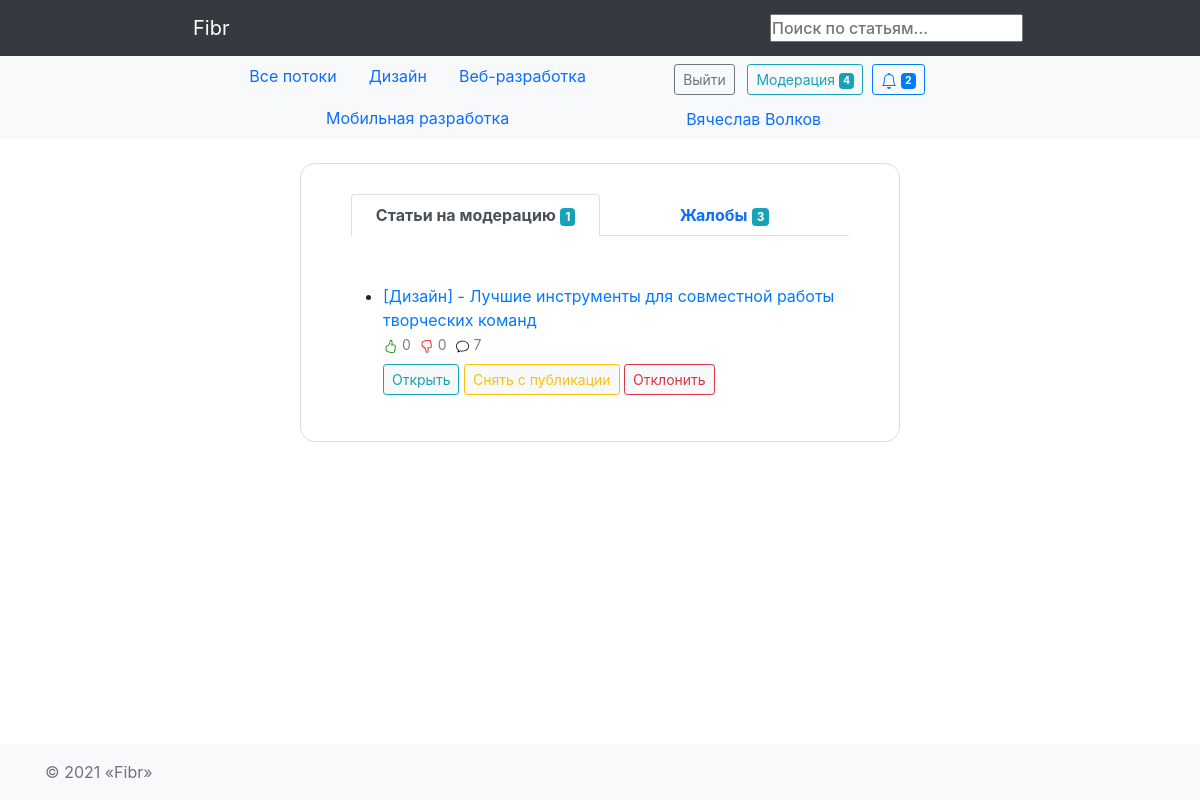
/auth/moderation/ (signed in), run on the app's committed database.
### hub/models.py (models this page shows)
class Topic(models.Model):
    name = models.CharField(max_length=64)
    short_description = models.TextField(blank=True)
    class Meta:
        verbose_name = 'Тематика'
        verbose_name_plural = 'Тематики'
    def __str__(self):
        return self.name

### authapp/models.py (models this page shows, shortened)
class User(AbstractUser):
    image = models.ImageField(upload_to='users_avatars', blank=True, default='users_avatars/default.jpg')
    birthday = models.DateField(blank=True, null=True)
    is_moderator = models.BooleanField(default=False)
    is_blocked = models.BooleanField(default=False)
    blocked_time = models.DateTimeField(default=timezone.now)
    def __str__(self):
        return self.username
    def is_not_blocked(self):
        if self.is_blocked and self.blocked_time < timezone.now():
            self.is_blocked = False
            self.save()
            self.notification.create(user=self, type_of='Аккаунт разблокирован!').save()
        return not self.is_blocked

### article/models.py (models this page shows, shortened)
class Article(models.Model):
    user = models.ForeignKey(User, on_delete=models.CASCADE)
    topic = models.ForeignKey(Topic, on_delete=models.CASCADE, verbose_name='Раздел')
    title = models.CharField(max_length=64, unique=True, verbose_name='Название')
    content = models.TextField(blank=True, verbose_name='Статья')
    image = models.ImageField(upload_to='article_images', blank=True, verbose_name='Фото')
    is_active = models.BooleanField(default=True, verbose_name='Активна', db_index=True)
    is_published = models.BooleanField(default=False, verbose_name='Опубликовать', db_index=True)
    is_moderated = models.BooleanField(default=False, verbose_name='На модерацию', db_index=True)
    created_at = models.DateTimeField(auto_now_add=True)
    updated_at = models.DateTimeField(auto_now=True)
    moderate_comment = models.TextField(blank=True, verbose_name='Замечания модератора')
    class Meta:
        verbose_name = 'Статья'
        verbose_name_plural = 'Статьи'
    @staticmethod
    def get_moderated_articles():
        return Article.objects.filter(is_active=True, is_moderated=True)
    def get_total_likes(self):
        likes = Like.objects.filter(article=self, is_liked=True, is_for_comment=False)
        return len(likes)
    def get_total_dislikes(self):
        likes = Like.objects.filter(article=self, is_disliked=True, is_for_comment=False)
        return len(likes)
    def get_total_comments(self):
        comments = Comment.objects.filter(article=self)
        return len(comments)

### authapp/views.py (the view)
# urls.py: path('moderation/', authapp.moderation, name='moderation'),
@login_required
@user_passes_test(lambda u: u.is_not_blocked() and u.is_moderator, login_url=reverse_lazy('auth:access_error'))
def moderation(request):
    context = {
        'articles': Article.get_moderated_articles(),
        'all_complaints': Complaint.get_all_complaints(),
        'accepted_complaints': Complaint.get_accepted_complaints(),
        'declined_complaints': Complaint.get_declined_complaints(),
        'active_complaints': Complaint.get_active_complaints(),
    }
    return render(request, 'authapp/moderation.html', context)

### article/models.py (called while the page is built)
    @property
    def get_author_name(self):
        author_name = self.user.get_full_name()
        return author_name

    @property
    def get_author_avatar(self):
        author_avatar = self.user.image
        return author_avatar

### complaint/models.py (called while the page is built)
    @classmethod
    def get_all_complaints(cls):
        return Complaint.objects.all().order_by('-created_at')

    @classmethod
    def get_accepted_complaints(cls):
        return Complaint.objects.filter(status__exact=cls.ACCEPTED).order_by('-created_at')

    @classmethod
    def get_declined_complaints(cls):
        return Complaint.objects.filter(status__exact=cls.DECLINE).order_by('-created_at')

    @classmethod
    def get_active_complaints(cls):
        return Complaint.objects.filter(status__exact=cls.ACTIVE).order_by('-created_at')

### context_processor.py (called while the page is built)
def topic_list(request):
    if request.POST:
        sorting = request.POST.get('sorting', settings.SORTING.NEWEST)
    else:
        sorting = request.GET.get('sorting', settings.SORTING.NEWEST)
    return {"topic_list": Topic.objects.all(),
            'sorting': sorting,
            'sorting_list': settings.SORTING.__dict__.values()}

def moderated_article_count(request):
    return {'moderated_articles_count': Article.get_moderated_articles().count(),
            'new_complaints_count': Complaint.get_active_complaints().count(),
            }

### notification/models.py (called while the page is built)
    @staticmethod
    def total_count(user_pk):
        return Notification.objects.filter(user=user_pk).count()

    @staticmethod
    def total_unread_count(user_pk):
        return Notification.objects.filter(user=user_pk, read=False).count()

    @staticmethod
    def get_unread(user_pk):
        return Notification.objects.filter(user=user_pk, read=False).order_by('-created_at')

    @classmethod
    def get_new_comments_articles(cls, user):
        return Article.objects.filter(user=user).annotate(
            num_notices=Count('notification', filter=Q(notification__type_of=cls.NEW_COMMENT) & Q(
                notification__read=False))) \
            .filter(num_notices__gt=0).order_by('-num_notices')

    @classmethod
    def get_new_comments_reply(cls, user):
        return Comment.objects.filter(user=user).annotate(
            num_notices=Count('notification', filter=Q(notification__type_of=cls.COMMENT_REPLY) & Q(
                notification__read=False))) \
            .filter(num_notices__gt=0).order_by('-num_notices')

### authapp/templates/authapp/moderation.html (shortened to what this page needs)
{% extends 'authapp/base.html' %}
{% load static %}
{% block content %}
    {% load bootstrap4 %}
    {% bootstrap_css %}
<div class="container">
    <div class="row justify-content-md-center">
        <div class="col-md-10">
            <div class="wrapper bg-white mt-sm-4">
                <ul class="nav nav-tabs mb-5 nav-justified" id="nav-tab" role="tablist">
                        <li class="nav-item" role="presentation">
                            <a class="nav-link active" id="tabs-article-tab" data-toggle="tab"
                                    href="#tabs-article" role="tab" aria-controls="tabs-article"
                               aria-selected="true"><b>Статьи на модерацию</b>
                            <span class="badge badge-info">{{ moderated_articles_count }}</span></a>
                        </li>
                        <li class="nav-item" role="presentation">
                            <a class="nav-link" id="tabs-complaint-tab" data-toggle="tab"
                                    href="#tabs-complaint" role="tab"
                                    aria-controls="tabs-complaint" aria-selected="false"><b>Жалобы</b>
                            <span class="badge badge-info">{{ active_complaints.count }}</span></a>
                        </li>
                    </ul>
                <div class="tab-content" id="tabsModeration">
                    <div class="tab-pane fade show active" id="tabs-article" role="tabpanel" aria-labelledby="article-tab">
                        <ul>
                            {% for article in articles %}
                                <li>
                                    <a class="text-decoration-none" href="{% url 'article:article' article.pk %}">
                                        [{{ article.topic.name }}] - {{ article.title }}
                                        <br>
                                       <div class="d-flex justify-content-lg-start mb-2">
                                        <div class="text-black-50 mr-2"><small>
                                {{ article.get_total_likes }}</small></div>
                            <div class="text-black-50 mr-2"><small>
                                {{ article.get_total_dislikes }}</small></div>
                                        <div class="text-black-50">
                                            <small>
                                                {{ article.get_total_comments }}</small>
                                        </div>
                                       </div>
                                        <button type="button" class="btn bg-light btn-outline-info btn-sm"> Открыть </button></a>
                                        {% if article.is_published %}
                                                    <a class="text-decoration-none" href="{% url 'article:unpublish' article.pk %}">
                                                    <button type="button" class="btn bg-light btn-outline-warning btn-sm">
                                                        Снять с публикации </button></a>
                                        {% else %}
                                            <a class="text-decoration-none" href="{% url 'article:publish' article.pk %}">
                                                    <button type="button" class="btn btn-success btn-sm">
                                                        Опубликовать </button></a>
                                        {% endif %}
                                        <button type="button" class="btn bg-light btn-outline-danger btn-sm" data-toggle="collapse" data-target="#declineForm" aria-expanded="false" aria-controls="declineForm"> Отклонить </button>
                                </li>
                            {% endfor %}
                        </ul>
                    </div>
                </div>
            </div>
        </div>
    </div>
</div>
{% endblock %}

### mainapp/templates/mainapp/includes/inc_nav_menu.html (shortened to what this page needs)
<nav class="navbar navbar-expand-lg navbar-dark bg-dark">
    <div class="container w-75">
        <a class="navbar-brand px-lg-3" href="/">Fibr</a>
        <form action="{% url 'search:search_result'  %}" method="get">
            <input name="keyword" type="text" placeholder="Поиск по статьям...">
        </form>
    </div>
</nav>
<nav id="navbar_top" class="navbar-expand-md navbar-light bg-light">
    <div class="container d-flex justify-content-between w-75">
        <ul class="nav justify-content-center">
            <li class="nav-item">
                <a class="nav-link" href="{% url 'mainapp:index' %}">Все потоки</a>
            </li>
            {% for topic in topic_list %}
            <li class="nav-item">
                <a class="nav-link" href="{% url 'hub:topic' topic.pk %}">
                    {{ topic.name }}
                </a>
            </li>
            {% endfor %}
        </ul>
        <ul class="nav">
            <li class="nav-item">
                <div class="d-grid gap-2 d-md-block mt-1">
                    {% if user.is_authenticated %}
                    <button class="btn btn-outline-secondary btn-sm my-0 m-1" type="button"
                        onclick="location.href='{% url 'auth:logout' %}'">
                        Выйти
                    </button>
                    {% endif %}
                    {% if user.is_moderator %}
                    <button class="btn btn-outline-info btn-sm my-0 m-1" type="button"
                        onclick="location.href='{% url 'auth:moderation' %}'">
                        Модерация <span class="badge badge-info">{{ moderated_articles_count|add:new_complaints_count}}</span>
                    </button>
                    {% endif %}
                    {% include 'notification/includes/inc_notification.html' %}
                </div>
            </li>
            {% if user.is_authenticated %}
            <li class="nav-item">
                <a class="nav-link" href="{% url 'auth:profile' user.pk %}">{{ user.get_full_name }}</a>
            </li>
            {% endif %}
        </ul>
    </div>
</nav>

### static/css/profile.css (style rules this page uses)
* { margin: 0; padding: 0; box-sizing: border-box }
body { font-family: 'Poppins', sans-serif; }
.wrapper { padding: 30px 50px; border: 1px solid #ddd; border-radius: 15px; margin: 10px auto; max-width: 600px }
input[placeholder] { font-weight: 500 }

### data on the page
Topic: name "Дизайн"
Topic: name "Веб-разработка"
Topic: name "Мобильная разработка"
User: get_full_name "Вячеслав Волков"
Article: topic.name "Дизайн", title "Лучшие инструменты для совместной работы творческих команд", get_total_likes "0", get_total_dislikes "0", get_total_comments "7", is_published "Снять с публикации"

### other printed values
{{ moderated_articles_count|add:new_complaints_count }} "4"
{{ notice.unread_count }} "2"
{{ moderated_articles_count }} "1"
{{ active_complaints.count }} "3"
